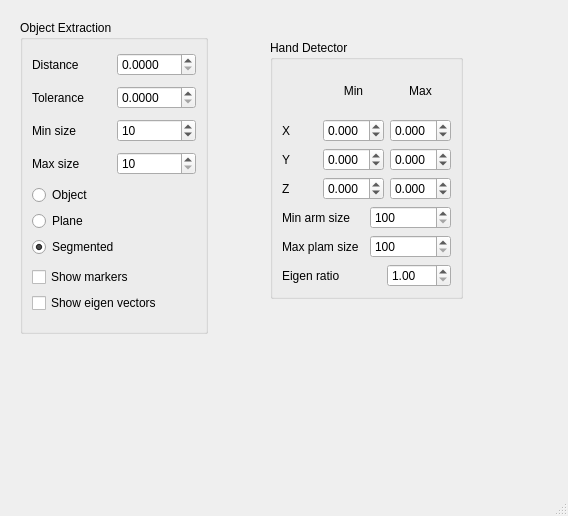
<?xml version="1.0" encoding="UTF-8"?>
<ui version="4.0">
 <class>ObjectTracking</class>
 <widget class="QMainWindow" name="ObjectTracking">
  <property name="geometry">
   <rect>
    <x>0</x>
    <y>0</y>
    <width>568</width>
    <height>516</height>
   </rect>
  </property>
  <property name="windowTitle">
   <string>Object Tracking</string>
  </property>
  <widget class="QWidget" name="centralwidget">
   <widget class="QGroupBox" name="groupBox">
    <property name="geometry">
     <rect>
      <x>20</x>
      <y>20</y>
      <width>188</width>
      <height>314</height>
     </rect>
    </property>
    <property name="title">
     <string>Object Extraction</string>
    </property>
    <property name="flat">
     <bool>false</bool>
    </property>
    <layout class="QVBoxLayout" name="verticalLayout_3">
     <item>
      <layout class="QHBoxLayout" name="horizontalLayout">
       <item>
        <widget class="QLabel" name="label">
         <property name="text">
          <string>Distance</string>
         </property>
        </widget>
       </item>
       <item>
        <widget class="QDoubleSpinBox" name="doubleSpinBoxSacDistance">
         <property name="decimals">
          <number>4</number>
         </property>
         <property name="singleStep">
          <double>0.001000000000000</double>
         </property>
         <property name="value">
          <double>0.000000000000000</double>
         </property>
        </widget>
       </item>
      </layout>
     </item>
     <item>
      <layout class="QHBoxLayout" name="horizontalLayout_2">
       <item>
        <widget class="QLabel" name="label_2">
         <property name="text">
          <string>Tolerance</string>
         </property>
        </widget>
       </item>
       <item>
        <widget class="QDoubleSpinBox" name="doubleSpinBoxEcTolerance">
         <property name="decimals">
          <number>4</number>
         </property>
         <property name="singleStep">
          <double>0.001000000000000</double>
         </property>
         <property name="value">
          <double>0.000000000000000</double>
         </property>
        </widget>
       </item>
      </layout>
     </item>
     <item>
      <layout class="QHBoxLayout" name="horizontalLayout_3">
       <item>
        <widget class="QLabel" name="label_3">
         <property name="text">
          <string>Min size</string>
         </property>
        </widget>
       </item>
       <item>
        <widget class="QSpinBox" name="spinBoxEcMinSize">
         <property name="minimum">
          <number>5</number>
         </property>
         <property name="maximum">
          <number>2000</number>
         </property>
         <property name="value">
          <number>10</number>
         </property>
        </widget>
       </item>
      </layout>
     </item>
     <item>
      <layout class="QHBoxLayout" name="horizontalLayout_4">
       <item>
        <widget class="QLabel" name="label_4">
         <property name="text">
          <string>Max size</string>
         </property>
        </widget>
       </item>
       <item>
        <widget class="QSpinBox" name="spinBoxEcMaxSize">
         <property name="minimum">
          <number>10</number>
         </property>
         <property name="maximum">
          <number>10000</number>
         </property>
         <property name="value">
          <number>10</number>
         </property>
        </widget>
       </item>
      </layout>
     </item>
     <item>
      <layout class="QVBoxLayout" name="verticalLayout">
       <item>
        <widget class="QRadioButton" name="radioButtonShowObjectCloud">
         <property name="text">
          <string>Object</string>
         </property>
         <property name="checked">
          <bool>false</bool>
         </property>
        </widget>
       </item>
       <item>
        <widget class="QRadioButton" name="radioButtonShowPlaneCloud">
         <property name="text">
          <string>Plane</string>
         </property>
        </widget>
       </item>
       <item>
        <widget class="QRadioButton" name="radioButtonShowSegmentedCloud">
         <property name="text">
          <string>Segmented</string>
         </property>
         <property name="checked">
          <bool>true</bool>
         </property>
        </widget>
       </item>
      </layout>
     </item>
     <item>
      <layout class="QVBoxLayout" name="verticalLayout_2">
       <item>
        <widget class="QCheckBox" name="checkBoxShowClusterMarker">
         <property name="text">
          <string>Show markers</string>
         </property>
         <property name="checked">
          <bool>false</bool>
         </property>
        </widget>
       </item>
       <item>
        <widget class="QCheckBox" name="checkBoxShowEigenVector">
         <property name="text">
          <string>Show eigen vectors</string>
         </property>
        </widget>
       </item>
      </layout>
     </item>
    </layout>
   </widget>
   <widget class="QGroupBox" name="groupBox_2">
    <property name="geometry">
     <rect>
      <x>270</x>
      <y>40</y>
      <width>193</width>
      <height>259</height>
     </rect>
    </property>
    <property name="title">
     <string>Hand Detector</string>
    </property>
    <layout class="QVBoxLayout" name="verticalLayout_4">
     <item>
      <layout class="QGridLayout" name="gridLayout">
       <item row="0" column="1">
        <widget class="QLabel" name="label_8">
         <property name="layoutDirection">
          <enum>Qt::LeftToRight</enum>
         </property>
         <property name="text">
          <string>Min</string>
         </property>
         <property name="alignment">
          <set>Qt::AlignCenter</set>
         </property>
        </widget>
       </item>
       <item row="0" column="2">
        <widget class="QLabel" name="label_9">
         <property name="layoutDirection">
          <enum>Qt::LeftToRight</enum>
         </property>
         <property name="text">
          <string>Max</string>
         </property>
         <property name="alignment">
          <set>Qt::AlignCenter</set>
         </property>
        </widget>
       </item>
       <item row="1" column="0">
        <widget class="QLabel" name="label_5">
         <property name="text">
          <string>X</string>
         </property>
        </widget>
       </item>
       <item row="1" column="1">
        <widget class="QDoubleSpinBox" name="doubleSpinBoxAreaXMin">
         <property name="decimals">
          <number>3</number>
         </property>
         <property name="minimum">
          <double>-5.000000000000000</double>
         </property>
         <property name="maximum">
          <double>5.000000000000000</double>
         </property>
         <property name="singleStep">
          <double>0.001000000000000</double>
         </property>
        </widget>
       </item>
       <item row="1" column="2">
        <widget class="QDoubleSpinBox" name="doubleSpinBoxAreaXMax">
         <property name="decimals">
          <number>3</number>
         </property>
         <property name="minimum">
          <double>-5.000000000000000</double>
         </property>
         <property name="maximum">
          <double>5.000000000000000</double>
         </property>
         <property name="singleStep">
          <double>0.001000000000000</double>
         </property>
        </widget>
       </item>
       <item row="2" column="0">
        <widget class="QLabel" name="label_6">
         <property name="text">
          <string>Y</string>
         </property>
        </widget>
       </item>
       <item row="2" column="1">
        <widget class="QDoubleSpinBox" name="doubleSpinBoxAreaYMin">
         <property name="decimals">
          <number>3</number>
         </property>
         <property name="minimum">
          <double>-5.000000000000000</double>
         </property>
         <property name="maximum">
          <double>5.000000000000000</double>
         </property>
         <property name="singleStep">
          <double>0.001000000000000</double>
         </property>
        </widget>
       </item>
       <item row="2" column="2">
        <widget class="QDoubleSpinBox" name="doubleSpinBoxAreaYMax">
         <property name="decimals">
          <number>3</number>
         </property>
         <property name="minimum">
          <double>-5.000000000000000</double>
         </property>
         <property name="maximum">
          <double>5.000000000000000</double>
         </property>
         <property name="singleStep">
          <double>0.001000000000000</double>
         </property>
        </widget>
       </item>
       <item row="3" column="0">
        <widget class="QLabel" name="label_7">
         <property name="text">
          <string>Z</string>
         </property>
        </widget>
       </item>
       <item row="3" column="1">
        <widget class="QDoubleSpinBox" name="doubleSpinBoxAreaZMin">
         <property name="decimals">
          <number>3</number>
         </property>
         <property name="minimum">
          <double>-5.000000000000000</double>
         </property>
         <property name="maximum">
          <double>5.000000000000000</double>
         </property>
         <property name="singleStep">
          <double>0.001000000000000</double>
         </property>
        </widget>
       </item>
       <item row="3" column="2">
        <widget class="QDoubleSpinBox" name="doubleSpinBoxAreaZMax">
         <property name="decimals">
          <number>3</number>
         </property>
         <property name="minimum">
          <double>-5.000000000000000</double>
         </property>
         <property name="maximum">
          <double>5.000000000000000</double>
         </property>
         <property name="singleStep">
          <double>0.001000000000000</double>
         </property>
        </widget>
       </item>
      </layout>
     </item>
     <item>
      <layout class="QHBoxLayout" name="horizontalLayout_6">
       <item>
        <widget class="QLabel" name="label_10">
         <property name="text">
          <string>Min arm size</string>
         </property>
         <property name="alignment">
          <set>Qt::AlignLeading|Qt::AlignLeft|Qt::AlignVCenter</set>
         </property>
        </widget>
       </item>
       <item>
        <widget class="QSpinBox" name="spinBoxArmMinSize">
         <property name="minimum">
          <number>100</number>
         </property>
         <property name="maximum">
          <number>2000</number>
         </property>
        </widget>
       </item>
      </layout>
     </item>
     <item>
      <layout class="QHBoxLayout" name="horizontalLayout_5">
       <item>
        <widget class="QLabel" name="label_11">
         <property name="text">
          <string>Max plam size</string>
         </property>
        </widget>
       </item>
       <item>
        <widget class="QSpinBox" name="spinBoxPlamMaxSize">
         <property name="minimum">
          <number>100</number>
         </property>
         <property name="maximum">
          <number>2000</number>
         </property>
        </widget>
       </item>
      </layout>
     </item>
     <item>
      <layout class="QHBoxLayout" name="horizontalLayout_7">
       <item>
        <widget class="QLabel" name="label_12">
         <property name="text">
          <string>Eigen ratio</string>
         </property>
         <property name="alignment">
          <set>Qt::AlignLeading|Qt::AlignLeft|Qt::AlignVCenter</set>
         </property>
        </widget>
       </item>
       <item>
        <spacer name="horizontalSpacer_3">
         <property name="orientation">
          <enum>Qt::Horizontal</enum>
         </property>
         <property name="sizeHint" stdset="0">
          <size>
           <width>40</width>
           <height>20</height>
          </size>
         </property>
        </spacer>
       </item>
       <item>
        <widget class="QDoubleSpinBox" name="doubleSpinArmEigenRatio">
         <property name="decimals">
          <number>2</number>
         </property>
         <property name="minimum">
          <double>1.000000000000000</double>
         </property>
         <property name="maximum">
          <double>100.000000000000000</double>
         </property>
         <property name="singleStep">
          <double>0.100000000000000</double>
         </property>
         <property name="value">
          <double>1.000000000000000</double>
         </property>
        </widget>
       </item>
      </layout>
     </item>
    </layout>
   </widget>
  </widget>
  <widget class="QMenuBar" name="menubar">
   <property name="geometry">
    <rect>
     <x>0</x>
     <y>0</y>
     <width>568</width>
     <height>25</height>
    </rect>
   </property>
  </widget>
  <widget class="QStatusBar" name="statusbar"/>
 </widget>
 <resources/>
 <connections/>
</ui>
